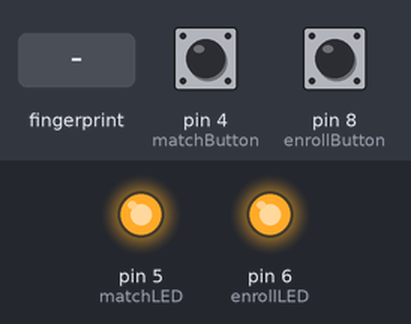
The sketch below on a simulated Arduino Uno, built with avr-gcc and run on an emulated ATmega328P. On the bench: output pins drawn as LEDs (lit = HIGH). Inputs (shaded band) come from the test bench; at power-on: pin 4 (matchButton) HIGH, pin 8 (enrollButton) HIGH. What the sketch prints to the serial monitor is not drawn.

Above: at 2.2 s.
2.3 s: pin 4 (matchButton) pulled LOW for 0.3 s
At 3.0 s:
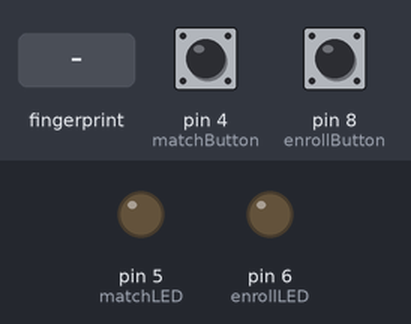
4.3 s: finger stored as number 1 placed on the sensor
At 4.79 s:
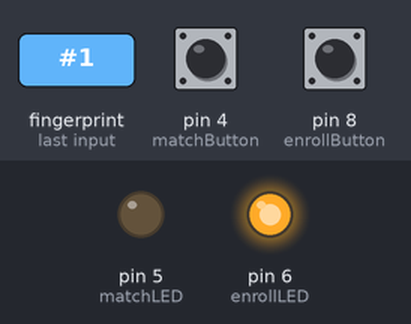
6.4 s: pin 8 (enrollButton) pulled LOW for 0.3 s
At 6.7 s:
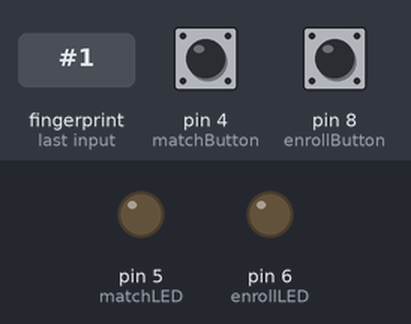
Timing chart, 0 to 9.4 s (numbered marks = the images above; inputs shaded):
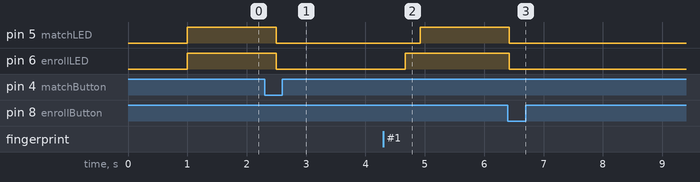

The sketch:

FingerprintDispenser.ino
```cpp
#include <Servo.h>
#include <Adafruit_Fingerprint.h>
#include <SoftwareSerial.h>
#include <EEPROM.h>

int addressMax = 0;

SoftwareSerial mySerial(2, 3);

Adafruit_Fingerprint finger = Adafruit_Fingerprint(&mySerial);
uint8_t id = 1;

Servo servoTop;
Servo servoBot;

//Servo Pins
int servoPinT = 9;
int servoPinB = 10;
//ButtonPins
//int ledPin[] = {5,6};
//int buttonPin[] = {4,8};
int enrollLED = 6;
int enrollButton = 8;
int matchLED = 5;
int matchButton = 4;

//Button State
//int buttonVal = 0;
//int currButton = 0;
int matchState = 0;
int enrollState = 0;

void setup() {
  pinMode(enrollLED, OUTPUT);
  pinMode(matchLED, OUTPUT);
  pinMode(enrollButton, INPUT_PULLUP);
  pinMode(matchButton, INPUT_PULLUP);

  finger.begin(57600);
  Serial.begin(9600);
  Serial.print("setup");
  if (!finger.verifyPassword()) {
    while (1) { delay(1); }
  }
}

//Error Signal
void errorBlink(){
  for(int i=0; i<4; i++){
    digitalWrite(enrollLED, HIGH);
    digitalWrite(matchLED, HIGH);
    delay(250);
    digitalWrite(enrollLED, LOW);
    digitalWrite(matchLED, LOW);
  }
  loop();
}

//Denied Signal
void deniedBlink(){
  for(int i=0; i<4; i++){
    digitalWrite(matchLED, HIGH);
    delay(250);
    digitalWrite(matchLED, LOW);
  }
  loop();
}

uint8_t getFingerprintID() {
  uint8_t p = finger.getImage();
  if (p != FINGERPRINT_OK) return p;
  // OK success!
  p = finger.image2Tz();
  if (p != FINGERPRINT_OK) return p;
  // OK converted!
  p = finger.fingerFastSearch();
  if (p != FINGERPRINT_OK) return p;
  return finger.fingerID;
}

// returns -1 if failed, otherwise returns ID #
int getFingerprintIDez() {
  Serial.print("starter");
  uint8_t p = finger.getImage();
  if (p != FINGERPRINT_OK)  return -1;
  Serial.print("imaging");
  p = finger.image2Tz();
  if (p != FINGERPRINT_OK)  return -1;
  Serial.print("double tap");
  p = finger.fingerFastSearch();
  if (p != FINGERPRINT_OK)  return -1;
  Serial.print("search");
  // found a match!
  return finger.fingerID;
}

//Dispense Method
void dispense(){
  servoTop.write(70);
  delay(2000);
  servoBot.write(160);
  delay(4000);
  servoBot.write(70);
  delay(100);
  servoTop.write(160);

  loop();
}

//Find Fingerprint
void matchCall(){
  int fPrint = -1;
  int matchWait = millis();

  while(fPrint == -1){
    fPrint = getFingerprintIDez();
    delay(50);
    if (millis()-matchWait > 30000){
      loop();
    }
  }
  int i = 1;
  int address = 0;
  int idVal;
  int limVal;
  while(i<id && address < addressMax){
    idVal = EEPROM.read(address);
    if(idVal == fPrint){
      break;
    }
    address += 2;
    i++;
  }
  if(idVal < addressMax){
    limVal = EEPROM.read(address+1);
    if(limVal == 0){
      deniedBlink();
    }else{
      EEPROM.write(address+1, 0);
      servoTop.attach(servoPinT);
      dispense();
    }
  }
}

// Add Fingerprint
uint8_t getFingerprintEnroll() {
  int p = -1;
  while (p != FINGERPRINT_OK) {
    p = finger.getImage();
  }
  p = finger.image2Tz(1);
  if(p != FINGERPRINT_OK)  return p;
  delay(2000);
  p = 0;
  while (p != FINGERPRINT_NOFINGER) {
    p = finger.getImage();
  }
  p = -1;
  while (p != FINGERPRINT_OK) {
    p = finger.getImage();
  }
  p = finger.image2Tz(2);
  if(p != FINGERPRINT_OK)  return p;
  p = finger.createModel();
  if(p != FINGERPRINT_OK)  return p;
  p = finger.storeModel(id);
  if(p != FINGERPRINT_OK)  return p;

  EEPROM.write((id-1)*2, id);
  EEPROM.write(((id-1)*2) + 1, 1);
  id++;
  addressMax = (id-1)*2;
}

void loop() {
  servoTop.detach();
  int runtime = millis();
  if(id > 127 || runtime == 0){
    finger.emptyDatabase();
    id = 1;
    addressMax = 0;
  }

  //Time Until User can get more Candy
  if(runtime%60000==0 && runtime != 0){ //Set to 1 min for demo purposes
    int i;
    for(i=1; i<id; i++){
      EEPROM.write(((i-1)*2)+1, 1);
    }
  }
  Serial.print("loop1");
  matchState = digitalRead(matchButton);
  if(matchState == LOW){
    Serial.print("match cond");
    digitalWrite(matchLED, LOW);
    digitalWrite(enrollLED, LOW);

    matchCall();
  } else {
    digitalWrite(matchLED, HIGH);
  }

  enrollState = digitalRead(enrollButton);
  if(enrollState == LOW){
    Serial.print("enroll cond");
    digitalWrite(enrollLED, LOW);
    digitalWrite(matchLED, LOW);

    while(! getFingerprintEnroll());
  } else {
    digitalWrite(enrollLED, HIGH);
  }
  delay(250);
}
```

Measured:
- after the input at 2.3 s, pin 5 (matchLED), pin 6 (enrollLED): HIGH → LOW after 0.20 s
- after the input at 4.3 s, pin 5 (matchLED): LOW → HIGH after 0.62 s; pin 6 (enrollLED): LOW → HIGH after 0.37 s
- after the input at 6.4 s, pin 5 (matchLED), pin 6 (enrollLED): HIGH → LOW at once
